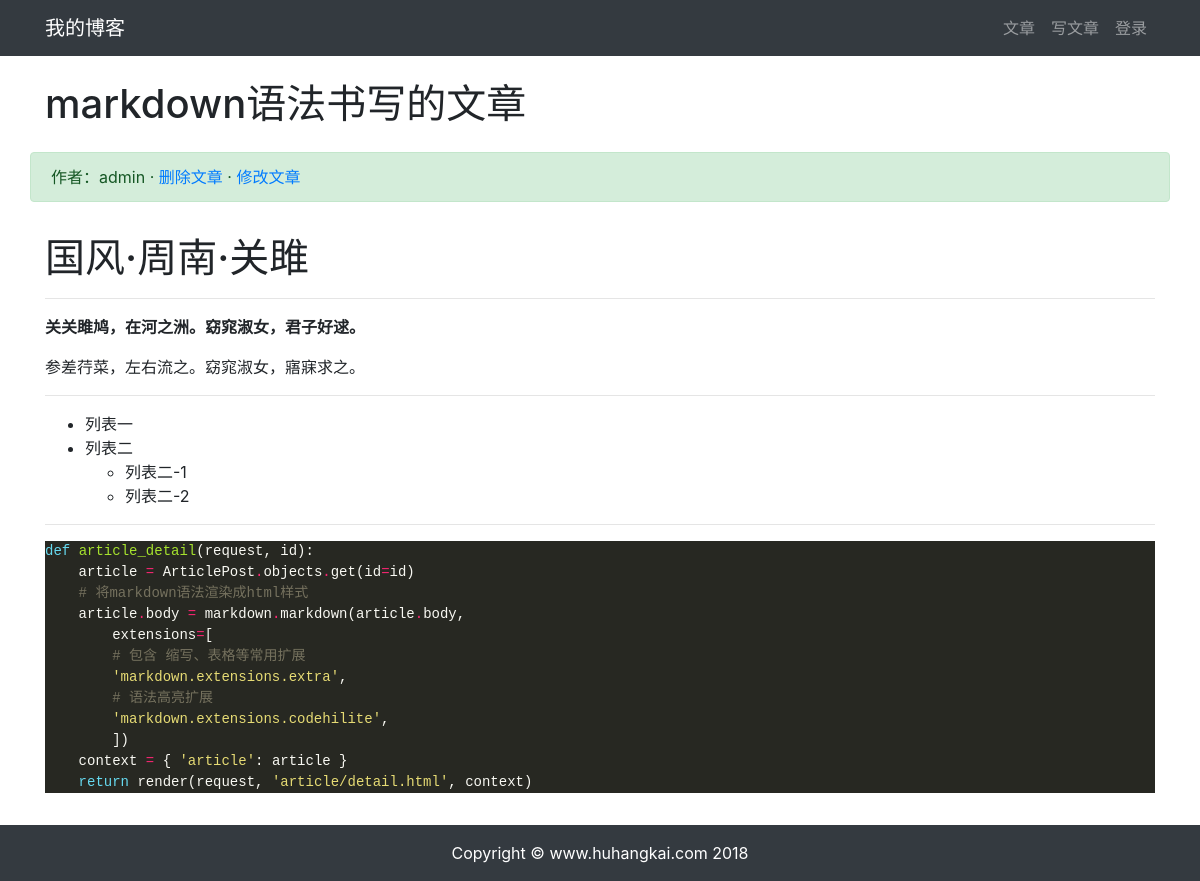
/article/article-detail/3/, run on the app's committed database.
### article/models.py (models this page shows, shortened)
class ArticlePost(models.Model):
    author = models.ForeignKey(User, on_delete=models.CASCADE)
    title = models.CharField(max_length=100)
    body = models.TextField()
    created = models.DateTimeField(default=timezone.now)
    updated = models.DateTimeField(auto_now=True)
    class Meta:
        ordering = ('-created',)

### article/views.py (the view)
# urls.py: path('article-detail/<int:article_id>/', views.article_detail, name='article_detail'),
def article_detail(request, article_id):
    article = ArticlePost.objects.get(id=article_id)
    article.body = markdown.markdown(article.body,
                                     extensions=[
                                         'markdown.extensions.extra',
                                         'markdown.extensions.codehilite',
                                         'markdown.extensions.toc',
                                     ])
    context = {'article': article}
    return render(request, 'article/detail.html', context)

### templates/article/detail.html (shortened to what this page needs)
{% extends "base.html" %}  {% load staticfiles %}
{% block content %}
<div class="container">
    <div class="row">
        <h1 class="col-12 mt-4 mb-4">{{ article.title }}</h1>
        <div class="col-12 alert alert-success">作者：{{ article.author }}
            · <a href="#" onclick="confirm_delete()">删除文章</a>
            · <a href="{% url 'article:article_update' article.id %}">修改文章</a>
        </div>
        <div class="col-12">
            <p>{{ article.body|safe }}</p>
        </div>
    </div>
</div>
{% endblock content %}

### static/md_css/monokai.css (style rules this page uses)
.codehilite { background: #272822; color: #f8f8f2 }
.codehilite .k { color: #66d9ef }
.codehilite .n { color: #f8f8f2 }
.codehilite .o { color: #f92672 }
.codehilite .p { color: #f8f8f2 }
.codehilite .c1 { color: #75715e }
.codehilite .nb { color: #f8f8f2 }
.codehilite .nf { color: #a6e22e }
.codehilite .w { color: #f8f8f2 }
.codehilite .s1 { color: #e6db74 }

### data on the page
ArticlePost: title "markdown语法书写的文章", author "admin", body "国风·周南·关雎 关关雎鸠，在河之洲。窈窕淑女，君子好逑。 参差荇菜，左右流之。窈窕淑女，寤寐求之。 列表一 列表二 列表二-1 列表二-2 def article_detail ( request , id ): article = ArticlePost . objects . get ( id = id ) # 将markdown语法渲染成html样式 article . body = markdown . markdown ( article . body , extensions = [ # 包含 缩写、表格等常用扩展 'markdown.extensions.extra' , # 语法高亮扩展 'markdown.extensions.codehilite' , ]) context = { 'article' : article } return render ( request , 'article/detail.html' , context )"
